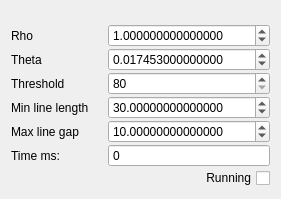
<?xml version="1.0" encoding="UTF-8"?>
<ui version="4.0">
 <class>HoughLinesPForm</class>
 <widget class="QWidget" name="HoughLinesPForm">
  <property name="geometry">
   <rect>
    <x>0</x>
    <y>0</y>
    <width>281</width>
    <height>177</height>
   </rect>
  </property>
  <property name="windowTitle">
   <string>Form</string>
  </property>
  <layout class="QGridLayout" name="gridLayout">
   <property name="topMargin">
    <number>9</number>
   </property>
   <property name="verticalSpacing">
    <number>1</number>
   </property>
   <item row="3" column="3">
    <widget class="QSpinBox" name="sb_threshold">
     <property name="sizePolicy">
      <sizepolicy hsizetype="Expanding" vsizetype="Fixed">
       <horstretch>0</horstretch>
       <verstretch>0</verstretch>
      </sizepolicy>
     </property>
     <property name="minimum">
      <number>80</number>
     </property>
     <property name="maximum">
      <number>999999999</number>
     </property>
    </widget>
   </item>
   <item row="0" column="0">
    <widget class="QLabel" name="label_8">
     <property name="text">
      <string/>
     </property>
    </widget>
   </item>
   <item row="3" column="0">
    <widget class="QLabel" name="label_5">
     <property name="sizePolicy">
      <sizepolicy hsizetype="Fixed" vsizetype="Preferred">
       <horstretch>0</horstretch>
       <verstretch>0</verstretch>
      </sizepolicy>
     </property>
     <property name="text">
      <string>Threshold</string>
     </property>
    </widget>
   </item>
   <item row="2" column="0">
    <widget class="QLabel" name="label_2">
     <property name="text">
      <string>Theta</string>
     </property>
    </widget>
   </item>
   <item row="1" column="0">
    <widget class="QLabel" name="label">
     <property name="text">
      <string>Rho</string>
     </property>
    </widget>
   </item>
   <item row="6" column="0">
    <widget class="QLabel" name="label_7">
     <property name="text">
      <string>Time ms:</string>
     </property>
    </widget>
   </item>
   <item row="5" column="0">
    <widget class="QLabel" name="label_4">
     <property name="text">
      <string>Max line gap</string>
     </property>
    </widget>
   </item>
   <item row="1" column="3">
    <widget class="QDoubleSpinBox" name="sb_rho">
     <property name="decimals">
      <number>15</number>
     </property>
     <property name="value">
      <double>1.000000000000000</double>
     </property>
    </widget>
   </item>
   <item row="6" column="3">
    <widget class="QSpinBox" name="sb_time">
     <property name="readOnly">
      <bool>true</bool>
     </property>
     <property name="buttonSymbols">
      <enum>QAbstractSpinBox::NoButtons</enum>
     </property>
     <property name="maximum">
      <number>999999999</number>
     </property>
    </widget>
   </item>
   <item row="4" column="3">
    <widget class="QDoubleSpinBox" name="sb_minLineLength">
     <property name="decimals">
      <number>14</number>
     </property>
     <property name="minimum">
      <double>0.000000000000000</double>
     </property>
     <property name="maximum">
      <double>9999999999999.000000000000000</double>
     </property>
     <property name="value">
      <double>30.000000000000000</double>
     </property>
    </widget>
   </item>
   <item row="4" column="0">
    <widget class="QLabel" name="label_3">
     <property name="text">
      <string>Min line length</string>
     </property>
    </widget>
   </item>
   <item row="1" column="1">
    <widget class="QLabel" name="label_6">
     <property name="text">
      <string/>
     </property>
    </widget>
   </item>
   <item row="2" column="3">
    <widget class="QDoubleSpinBox" name="sb_theta">
     <property name="decimals">
      <number>15</number>
     </property>
     <property name="maximum">
      <double>9.000000000000000</double>
     </property>
     <property name="singleStep">
      <double>0.010000000000000</double>
     </property>
     <property name="value">
      <double>0.017453000000000</double>
     </property>
    </widget>
   </item>
   <item row="5" column="3">
    <widget class="QDoubleSpinBox" name="sb_maxLineGap">
     <property name="decimals">
      <number>14</number>
     </property>
     <property name="maximum">
      <double>9999999999.000000000000000</double>
     </property>
     <property name="value">
      <double>10.000000000000000</double>
     </property>
    </widget>
   </item>
   <item row="7" column="3">
    <widget class="QCheckBox" name="cb_running">
     <property name="layoutDirection">
      <enum>Qt::RightToLeft</enum>
     </property>
     <property name="text">
      <string>Running</string>
     </property>
    </widget>
   </item>
  </layout>
 </widget>
 <resources/>
 <connections/>
</ui>
